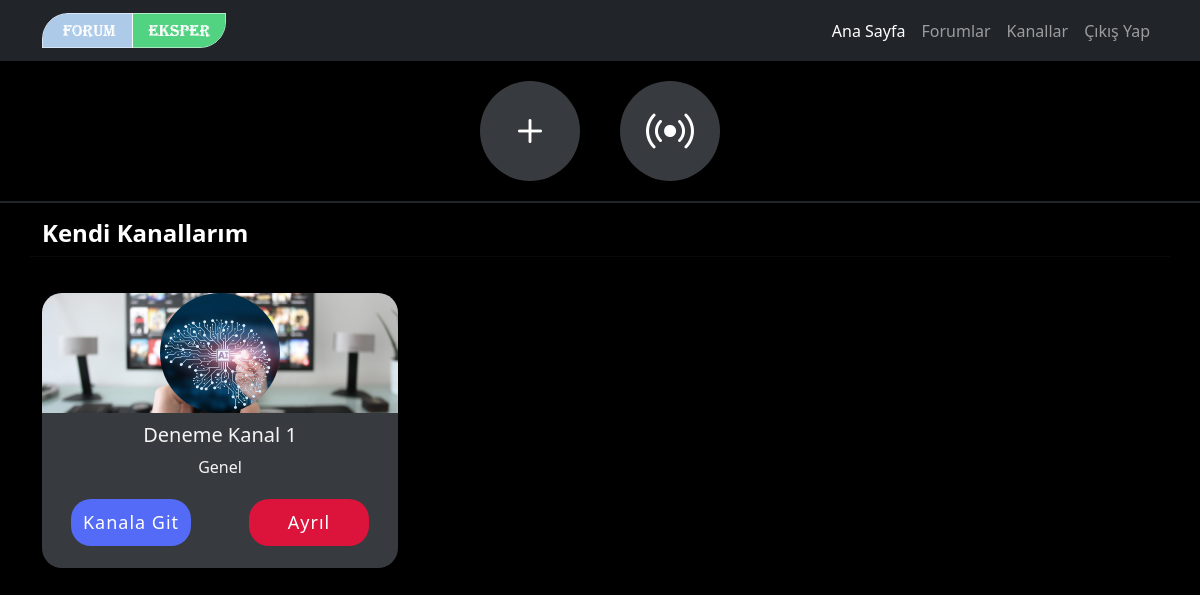
/server/ (signed in), run on an earlier commit of the app's database.
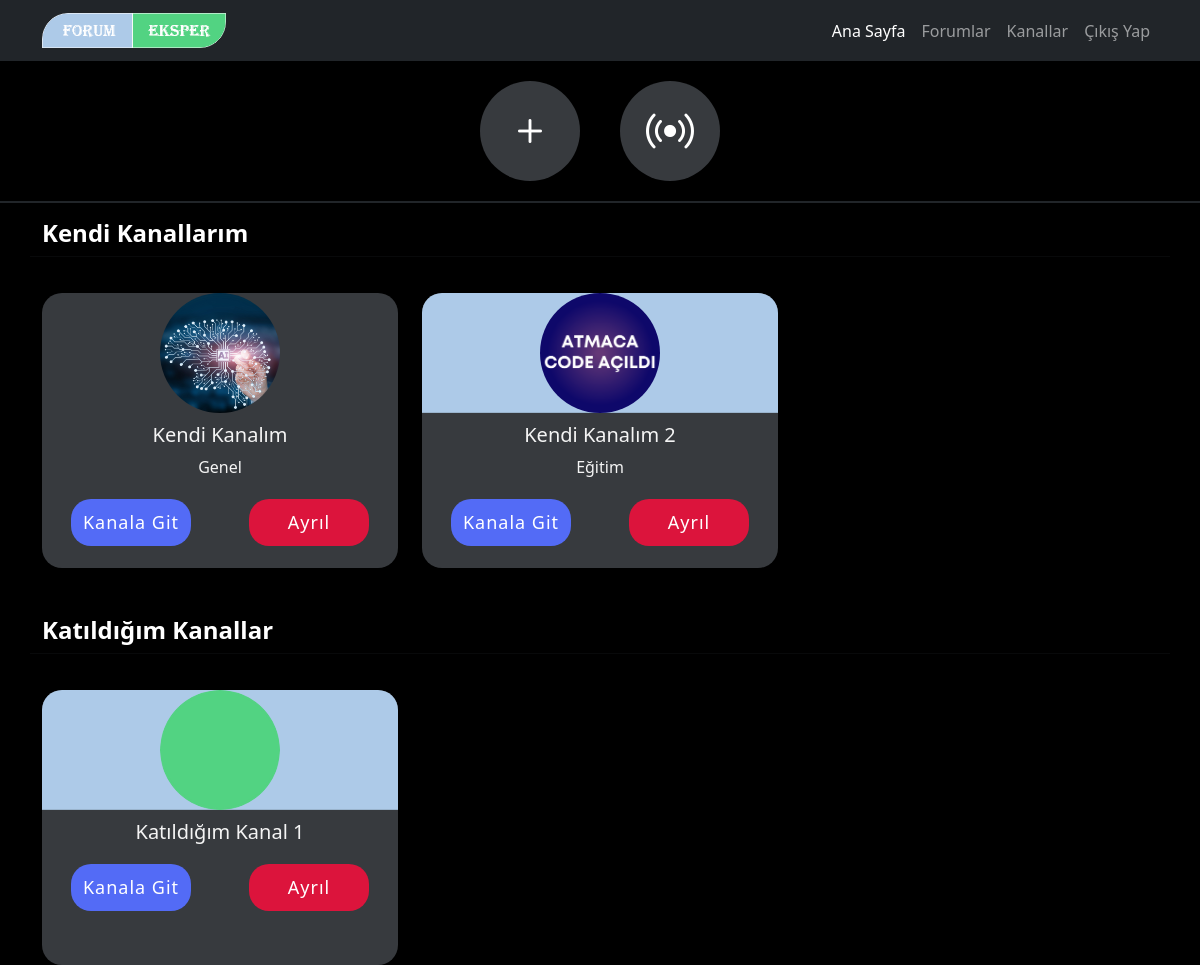
And on a later commit of the database.
### server/models.py (models this page shows, shortened)
class Room(models.Model):
    name = models.CharField(max_length=255, null=True, verbose_name="Kanal Adı")
    slug = models.SlugField(unique=True, editable=False)
    user = models.ForeignKey(User, on_delete=models.CASCADE, null=True, verbose_name="Kanal Sahibi")
    category = models.ForeignKey(RoomCategory, on_delete=models.CASCADE, null=True,verbose_name="Kategori Adı")
    created_at = models.DateTimeField(auto_now_add=True, editable=False, null=True, verbose_name="Oluşturulduğu Tarih")
    modified_at = models.DateTimeField(null=True, verbose_name="Güncellendiği Tarih", blank=True)
    image = models.ImageField(upload_to='kanal/kapak', null=True, blank=True)
    banner = models.ImageField(upload_to='kanal/banner', null=True, blank=True)
    is_private = models.BooleanField(default=False, null=True, verbose_name="Gizli Mi?")
    class Meta:
        verbose_name_plural = "1. Kanallar"
    def __str__(self):
        return self.name
    def get_channel_photos(self):
        if self.image:
            return self.image.url
        else:
            return None
    def get_banner_photos(self):
        if self.banner:
            return self.banner.url
        else:
            return None

class RoomCategory(models.Model):
    name = models.CharField(max_length=100, verbose_name="Kategori Adı", null=True)
    image = models.ImageField(upload_to='kanal/kategori', null=True, blank=True)
    slug = models.SlugField(unique=True, editable=False)
    class Meta:
        verbose_name_plural = "4. Kategoriler"
    def __str__(self):
        return self.name
    def get_category_photos(self):
        if self.image:
            return self.image.url
        else:
            return None

### server/views.py (the view, shortened to what this page needs)
# urls.py: path('', rooms, name="rooms"),
@login_required
def rooms(request):
    rooms = Room.objects.filter(membership__group_user=request.user)
    print(rooms)
    owner_rooms = Room.objects.filter(user=request.user)
    category = RoomCategory.objects.all()
    return render(request, 'pages/chat/rooms.html',{'rooms':rooms,'category':category,'owner_rooms':owner_rooms})

### templates/pages/chat/rooms.html (shortened to what this page needs)
{% extends 'layout.html' %}
{% load static %}
{% block select_room %}
    <div class="server-body">
        <div class="container-fluid">
            <div class="channels_top">
                <a href="#" class="channels_top_circle" data-bs-toggle="modal" data-bs-target="#createChannel">
                    <i class="bi bi-plus"></i>
                </a>
                <a href="{% url 'room_find' %}" class="channels_top_circle">
                    <i class="bi bi-broadcast"></i>
                </a>
            </div>
            <div class="container">
                {% if owner_rooms %}
                    <div class="row mt-3">
                        <h4 class="room-header">Kendi Kanallarım</h4>
                        <hr>
                    </div>
                    <div class="row">
                        {% for r in owner_rooms %}
                            <div class="col-lg-4 col-md-6">
                                <div class="channel">
                                    <div class="channel_image">
                                        <div class="channel_image_cover" {% if r.get_banner_photos %}
                                             style="background-image: url({{ r.get_banner_photos }})" {% else %}
                                             style="background-image: url('../../../static/img/server/empty_banner.png')" {% endif %}>
                                            {% if r.get_channel_photos %}
                                                <img src="{{ r.get_channel_photos }}" alt="Channel">
                                            {% else %}
                                                <img src="{% static 'img/server/empty_channels.png' %}"
                                                     alt="Empty Channel">
                                            {% endif %}
                                        </div>
                                    </div>
                                    <div class="channel_name">
                                        <h5>{{ r.name }}</h5>
                                        <span>{{ r.category }}</span>
                                    </div>
                                    <div class="channel_button">
                                        <a href="{% url 'room' r.slug %}">Kanala Git</a>
                                        <a href="">Ayrıl</a>
                                    </div>
                                </div>
                            </div>
                        {% endfor %}
                    </div>
                {% endif %}
                {% if rooms %}
                    <div class="row mt-5">
                        <h4 class="room-header">Katıldığım Kanallar</h4>
                        <hr>
                    </div>
                    <div class="row ">
                        {% for r in rooms %}
                            <div class="col-lg-4 col-md-6">
                                <div class="channel">
                                    <div class="channel_image">
                                        <div class="channel_image_cover empty-banner">
                                            {% if room.image %}
                                                <img src="{{ room.get_channel_photos }}" alt="Channel Photo">
                                            {% else %}
                                                <img src="{% static 'img/server/empty_channels.png' %}" alt="cover">
                                            {% endif %}
                                        </div>
                                    </div>
                                    <div class="channel_name">
                                        <h5>{{ r.name }}</h5>
                                    </div>
                                    <div class="channel_button">
                                        <a href="{% url 'room' r.slug %}">Kanala Git</a>
                                        <a href="">Ayrıl</a>
                                    </div>
                                </div>
                            </div>
                        {% endfor %}
                    </div>
                {% endif %}
            </div>
        </div>
    </div>
{% endblock %}

### templates/layout.html (shortened to what this page needs)
{% load static %}
<!DOCTYPE html>
<html lang="tr">
<head>
    <link href="https://cdn.jsdelivr.net/npm/bootstrap@5.2.0/dist/css/bootstrap.min.css" rel="stylesheet"
>
    <link rel="stylesheet" href="https://cdn.jsdelivr.net/npm/bootstrap-icons@1.9.1/font/bootstrap-icons.css">
    <link rel="stylesheet" href="{% static 'css/style.css' %}">
</head>
<body>
{% include 'partials/_navbar.html' %}
{% block select_room %}
{% endblock %}
</body>
</html>

### templates/partials/_navbar.html (shortened to what this page needs)
{% load static %}
<nav class="navbar navbar-dark navbar-expand-lg sticky-top bg-dark text-white">
    <div class="container">
        <a href="/" class="navbar-brand">
            <img src="{% static 'img/logo.png' %}" alt="" width="100%" height="35"/>
        </a>
        <div class="collapse navbar-collapse" id="navbarNavDropdown">
            <ul class="navbar-nav ms-auto">
                <li class="nav-item">
                    <a href="/" class="nav-link active">Ana
                        Sayfa
                    </a>
                </li>
                <li class="nav-item">
                    <a href="/forumlar" class="nav-link">Forumlar</a>
                </li>
                <li class="nav-item">
                    {% if request.user.is_authenticated %}
                        <a href="{% url 'rooms' %}" class="nav-link">Kanallar</a>
                    {% else %}
                        <a href="{% url 'login' %}" class="nav-link">Kanallar</a>
                    {% endif %}
                </li>
                {% if request.user.is_authenticated %}
                    <li class="nav-item">
                        <a href="{% url 'logout' %}" class="nav-link">Çıkış Yap</a>
                    </li>
                {% else %}
                    <li class="nav-item">
                        <a href="{% url 'login' %}" class="nav-link">Giriş Yap / Kayıt Ol</a>
                    </li>
                {% endif %}
            </ul>
        </div>
    </div>
</nav>

### static/css/style.css (style rules this page uses)
body { margin: 0; padding: 0; }
a:link { text-decoration: none; }
li { list-style-type: none; }
.server-body { margin: 0; padding: 0; min-height: 100vh; height: auto; background: black; }
.server-body .container-fluid { margin: 0; padding: 0; }
.room-header { color: #ffffff; font-weight: bold; }
.channels_top { display: flex; justify-content: center; flex-direction: row; border-bottom: 2px solid; }
.channels_top .channels_top_circle { width: 100px; height: 100px; background: #373A3E; border-radius: 50%; margin: 20px; display: flex; justify-content: center; align-items: center; color: #ffffff; transition: 0.3s; position: relative; }
.channels_top .channels_top_circle i { font-size: 48px; }
.channels_top .channels_top_circle:first-child { font-size: 72px; }
.server-body .container-fluid .channel { width: 100%; background: #373A3E; border-radius: 20px; margin-top: 20px; height: 275px; }
.server-body .container-fluid .channel .channel_image { width: 100%; border-radius: 20px; position: relative; }
.server-body .container-fluid .channel .channel_image .channel_image_cover { border-top-left-radius: 20px; border-top-right-radius: 20px; display: flex; justify-content: center; background-size: cover; background-repeat: no-repeat; background-position: center; }
.server-body .container-fluid .channel .channel_image .channel_image_cover img { width: 120px; height: 120px; border-radius: 50%; object-fit: cover; object-position: center; }
.channel_name { text-align: center; margin-top: 10px; color: #f4f4f4; }
.channel_button { text-align: center; display: flex; flex-direction: row; justify-content: space-around; margin-top: 20px; }
.channel_button a { padding: 10px; width: 120px; border-radius: 20px; color: #ffffff; font-size: 18px; letter-spacing: 1px; }
.channel_button a:nth-child(1) { background: #536bf6; }
.channel_button a:nth-child(2) { background: crimson; }
.empty-banner { background-image: url("../img/server/empty_banner.png"); }

What changed in the data, as far as the page shows it:
removed Room: banner (picture), get_channel_photos (picture), name "Deneme Kanal 1", category "Genel", shown under "Kendi Kanallarım"
added Room: get_channel_photos (picture), name "Kendi Kanalım", category "Genel", shown under "Kendi Kanallarım"
added Room: get_channel_photos (picture), name "Kendi Kanalım 2", category "Eğitim", shown under "Kendi Kanallarım"
added Room: name "Katıldığım Kanal 1", shown under "Katıldığım Kanallar"
Also different on the page:
text now shown: "Katıldığım Kanallar"
